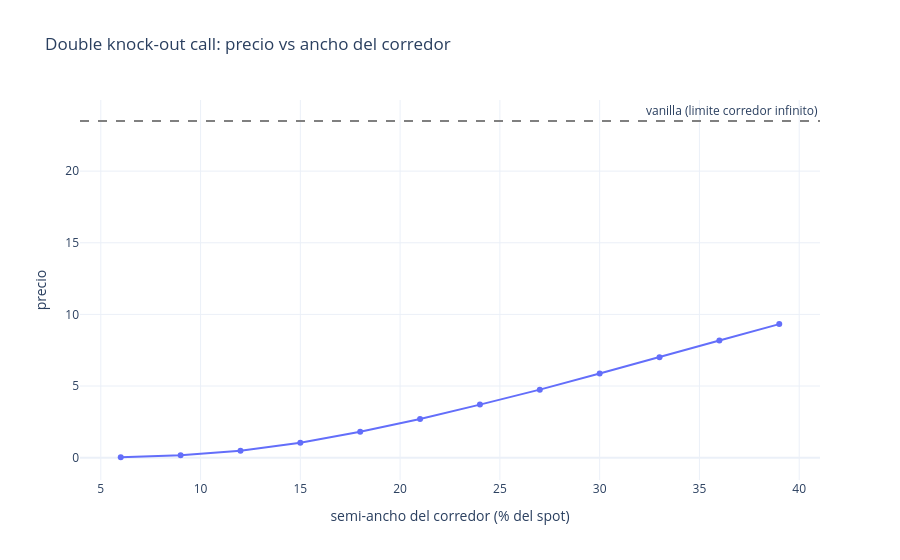

The code cell stored with this chart in its notebook:
### Markdown cell above
## 4. Corredor double knock-out: mas ancho, mas se acerca a la vanilla

### Code cell
half_widths = np.arange(0.06, 0.41, 0.03)
corridor_prices = []
for hw in half_widths:
    contract = double_knock_out("KO", S0 * (1.0 - hw), S0 * (1.0 + hw), vanilla_contract)
    corridor_prices.append(price_contract(contract, f"KO_{hw:.2f}")["PayoffPriceQ"].scalar)

fig = go.Figure()
fig.add_trace(go.Scatter(x=half_widths * 100.0, y=corridor_prices, mode="lines+markers", name="corredor double KO"))
fig.add_hline(y=vanilla_price, line=dict(color="grey", dash="dash"), annotation_text="vanilla (limite corredor infinito)")
fig.update_layout(
    title="Double knock-out call: precio vs ancho del corredor",
    xaxis_title="semi-ancho del corredor (% del spot)",
    yaxis_title="precio",
    template="plotly_white",
)
fig.show()

### Figure 1 — Plotly figure (JSON) as saved in the notebook; plotly's stock layout.template omitted (floating-point values rounded to 4 significant figures)
{"data": [{"mode": "lines+markers", "name": "corredor double KO", "type": "scatter", "x": [6.0, 9.0, 12.0, 15.0, 18.0, 21.0, 24.0, 27.0, 30.0, 33.0, 36.0, 39.0], "y": [0.02709, 0.1586, 0.4823, 1.044, 1.808, 2.698, 3.702, 4.747, 5.871, 7.002, 8.175, 9.322]}], "layout": {"annotations": [{"showarrow": false, "text": "vanilla (limite corredor infinito)", "x": 1, "xanchor": "right", "xref": "x domain", "y": 23.5, "yanchor": "bottom", "yref": "y"}], "shapes": [{"line": {"color": "grey", "dash": "dash"}, "type": "line", "x0": 0, "x1": 1, "xref": "x domain", "y0": 23.5, "y1": 23.5, "yref": "y"}], "title": {"text": "Double knock-out call: precio vs ancho del corredor"}, "xaxis": {"title": {"text": "semi-ancho del corredor (% del spot)"}}, "yaxis": {"title": {"text": "precio"}}}}
